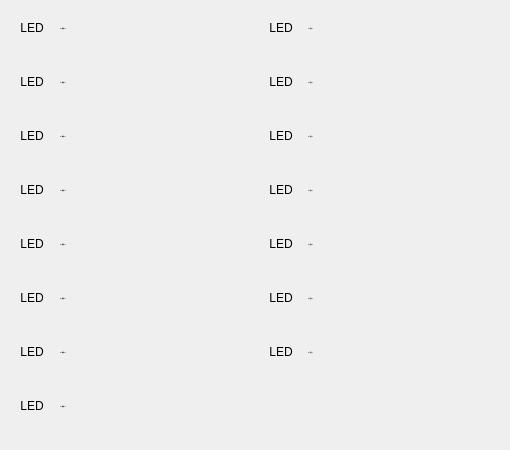
       <widget class="QWidget" name="page_5">
        <widget class="QWidget" name="gridLayoutWidget_13">
         <property name="geometry">
          <rect>
           <x>260</x>
           <y>0</y>
           <width>241</width>
           <height>381</height>
          </rect>
         </property>
         <layout class="QGridLayout" name="gridLayout_13" rowstretch="0,0,0,0,0,0,0" columnstretch="0,0">
          <item row="0" column="1">
           <widget class="QLabel" name="label_214">
            <property name="minimumSize">
             <size>
              <width>190</width>
              <height>40</height>
             </size>
            </property>
            <property name="maximumSize">
             <size>
              <width>190</width>
              <height>40</height>
             </size>
            </property>
            <property name="font">
             <font>
              <family>SimSun</family>
              <pointsize>-1</pointsize>
             </font>
            </property>
            <property name="autoFillBackground">
             <bool>false</bool>
            </property>
            <property name="frameShadow">
             <enum>QFrame::Plain</enum>
            </property>
            <property name="text">
             <string>O1 预留O1</string>
            </property>
            <property name="scaledContents">
             <bool>true</bool>
            </property>
            <property name="alignment">
             <set>Qt::AlignLeading|Qt::AlignLeft|Qt::AlignVCenter</set>
            </property>
           </widget>
          </item>
          <item row="1" column="1">
           <widget class="QLabel" name="label_215">
            <property name="minimumSize">
             <size>
              <width>190</width>
              <height>40</height>
             </size>
            </property>
            <property name="maximumSize">
             <size>
              <width>190</width>
              <height>40</height>
             </size>
            </property>
            <property name="font">
             <font>
              <family>SimSun</family>
              <pointsize>-1</pointsize>
             </font>
            </property>
            <property name="frameShadow">
             <enum>QFrame::Plain</enum>
            </property>
            <property name="text">
             <string>O2 预留O2</string>
            </property>
            <property name="scaledContents">
             <bool>true</bool>
            </property>
            <property name="alignment">
             <set>Qt::AlignLeading|Qt::AlignLeft|Qt::AlignVCenter</set>
            </property>
           </widget>
          </item>
          <item row="4" column="1">
           <widget class="QLabel" name="label_220">
            <property name="minimumSize">
             <size>
              <width>190</width>
              <height>40</height>
             </size>
            </property>
            <property name="maximumSize">
             <size>
              <width>190</width>
              <height>40</height>
             </size>
            </property>
            <property name="font">
             <font>
              <family>SimSun</family>
              <pointsize>-1</pointsize>
             </font>
            </property>
            <property name="frameShadow">
             <enum>QFrame::Plain</enum>
            </property>
            <property name="text">
             <string>O5 预留O5</string>
            </property>
            <property name="alignment">
             <set>Qt::AlignLeading|Qt::AlignLeft|Qt::AlignVCenter</set>
            </property>
           </widget>
          </item>
          <item row="2" column="1">
           <widget class="QLabel" name="label_211">
            <property name="minimumSize">
             <size>
              <width>190</width>
              <height>40</height>
             </size>
            </property>
            <property name="maximumSize">
             <size>
              <width>190</width>
              <height>40</height>
             </size>
            </property>
            <property name="font">
             <font>
              <family>SimSun</family>
              <pointsize>-1</pointsize>
             </font>
            </property>
            <property name="frameShadow">
             <enum>QFrame::Plain</enum>
            </property>
            <property name="text">
             <string>O3 预留O3</string>
            </property>
            <property name="alignment">
             <set>Qt::AlignLeading|Qt::AlignLeft|Qt::AlignVCenter</set>
            </property>
           </widget>
          </item>
          <item row="3" column="1">
           <widget class="QLabel" name="label_210">
            <property name="minimumSize">
             <size>
              <width>190</width>
              <height>40</height>
             </size>
            </property>
            <property name="maximumSize">
             <size>
              <width>190</width>
              <height>40</height>
             </size>
            </property>
            <property name="font">
             <font>
              <family>SimSun</family>
              <pointsize>-1</pointsize>
             </font>
            </property>
            <property name="frameShadow">
             <enum>QFrame::Plain</enum>
            </property>
            <property name="text">
             <string>O4 预留O4</string>
            </property>
            <property name="alignment">
             <set>Qt::AlignLeading|Qt::AlignLeft|Qt::AlignVCenter</set>
            </property>
           </widget>
          </item>
          <item row="5" column="1">
           <widget class="QLabel" name="label_209">
            <property name="minimumSize">
             <size>
              <width>190</width>
              <height>40</height>
             </size>
            </property>
            <property name="maximumSize">
             <size>
              <width>190</width>
              <height>40</height>
             </size>
            </property>
            <property name="font">
             <font>
              <family>SimSun</family>
              <pointsize>-1</pointsize>
             </font>
            </property>
            <property name="frameShadow">
             <enum>QFrame::Plain</enum>
            </property>
            <property name="text">
             <string>O6 预留O6</string>
            </property>
            <property name="alignment">
             <set>Qt::AlignLeading|Qt::AlignLeft|Qt::AlignVCenter</set>
            </property>
           </widget>
          </item>
          <item row="6" column="1">
           <widget class="QLabel" name="label_212">
            <property name="minimumSize">
             <size>
              <width>190</width>
              <height>40</height>
             </size>
            </property>
            <property name="maximumSize">
             <size>
              <width>190</width>
              <height>40</height>
             </size>
            </property>
            <property name="font">
             <font>
              <family>SimSun</family>
              <pointsize>-1</pointsize>
             </font>
            </property>
            <property name="frameShadow">
             <enum>QFrame::Plain</enum>
            </property>
            <property name="text">
             <string>O7 预留O7</string>
            </property>
            <property name="alignment">
             <set>Qt::AlignLeading|Qt::AlignLeft|Qt::AlignVCenter</set>
            </property>
           </widget>
          </item>
          <item row="0" column="0">
           <widget class="QLabel" name="label_450">
            <property name="minimumSize">
             <size>
              <width>40</width>
              <height>40</height>
             </size>
            </property>
            <property name="maximumSize">
             <size>
              <width>40</width>
              <height>40</height>
             </size>
            </property>
            <property name="text">
             <string>LED</string>
            </property>
            <property name="textFormat">
             <enum>Qt::PlainText</enum>
            </property>
            <property name="alignment">
             <set>Qt::AlignCenter</set>
            </property>
           </widget>
          </item>
          <item row="1" column="0">
           <widget class="QLabel" name="label_451">
            <property name="minimumSize">
             <size>
              <width>40</width>
              <height>40</height>
             </size>
            </property>
            <property name="maximumSize">
             <size>
              <width>40</width>
              <height>40</height>
             </size>
            </property>
            <property name="text">
             <string>LED</string>
            </property>
            <property name="textFormat">
             <enum>Qt::PlainText</enum>
            </property>
            <property name="alignment">
             <set>Qt::AlignCenter</set>
            </property>
           </widget>
          </item>
          <item row="2" column="0">
           <widget class="QLabel" name="label_452">
            <property name="minimumSize">
             <size>
              <width>40</width>
              <height>40</height>
             </size>
            </property>
            <property name="maximumSize">
             <size>
              <width>40</width>
              <height>40</height>
             </size>
            </property>
            <property name="text">
             <string>LED</string>
            </property>
            <property name="textFormat">
             <enum>Qt::PlainText</enum>
            </property>
            <property name="alignment">
             <set>Qt::AlignCenter</set>
            </property>
           </widget>
          </item>
          <item row="3" column="0">
           <widget class="QLabel" name="label_453">
            <property name="minimumSize">
             <size>
              <width>40</width>
              <height>40</height>
             </size>
            </property>
            <property name="maximumSize">
             <size>
              <width>40</width>
              <height>40</height>
             </size>
            </property>
            <property name="text">
             <string>LED</string>
            </property>
            <property name="textFormat">
             <enum>Qt::PlainText</enum>
            </property>
            <property name="alignment">
             <set>Qt::AlignCenter</set>
            </property>
           </widget>
          </item>
          <item row="4" column="0">
           <widget class="QLabel" name="label_454">
            <property name="minimumSize">
             <size>
              <width>40</width>
              <height>40</height>
             </size>
            </property>
            <property name="maximumSize">
             <size>
              <width>40</width>
              <height>40</height>
             </size>
            </property>
            <property name="text">
             <string>LED</string>
            </property>
            <property name="textFormat">
             <enum>Qt::PlainText</enum>
            </property>
            <property name="alignment">
             <set>Qt::AlignCenter</set>
            </property>
           </widget>
          </item>
          <item row="5" column="0">
           <widget class="QLabel" name="label_455">
            <property name="minimumSize">
             <size>
              <width>40</width>
              <height>40</height>
             </size>
            </property>
            <property name="maximumSize">
             <size>
              <width>40</width>
              <height>40</height>
             </size>
            </property>
            <property name="text">
             <string>LED</string>
            </property>
            <property name="textFormat">
             <enum>Qt::PlainText</enum>
            </property>
            <property name="alignment">
             <set>Qt::AlignCenter</set>
            </property>
           </widget>
          </item>
          <item row="6" column="0">
           <widget class="QLabel" name="label_456">
            <property name="minimumSize">
             <size>
              <width>40</width>
              <height>40</height>
             </size>
            </property>
            <property name="maximumSize">
             <size>
              <width>40</width>
              <height>40</height>
             </size>
            </property>
            <property name="text">
             <string>LED</string>
            </property>
            <property name="textFormat">
             <enum>Qt::PlainText</enum>
            </property>
            <property name="alignment">
             <set>Qt::AlignCenter</set>
            </property>
           </widget>
          </item>
         </layout>
        </widget>
        <widget class="QWidget" name="gridLayoutWidget_14">
         <property name="geometry">
          <rect>
           <x>10</x>
           <y>0</y>
           <width>243</width>
           <height>441</height>
          </rect>
         </property>
         <layout class="QGridLayout" name="gridLayout_14" rowstretch="0,0,0,0,0,0,0,0" columnstretch="0,0">
          <item row="5" column="1">
           <widget class="QLabel" name="label_225">
            <property name="minimumSize">
             <size>
              <width>190</width>
              <height>40</height>
             </size>
            </property>
            <property name="maximumSize">
             <size>
              <width>190</width>
              <height>40</height>
             </size>
            </property>
            <property name="font">
             <font>
              <family>SimSun</family>
              <pointsize>-1</pointsize>
             </font>
            </property>
            <property name="frameShadow">
             <enum>QFrame::Plain</enum>
            </property>
            <property name="text">
             <string>X35 预留X35</string>
            </property>
            <property name="alignment">
             <set>Qt::AlignLeading|Qt::AlignLeft|Qt::AlignVCenter</set>
            </property>
           </widget>
          </item>
          <item row="3" column="1">
           <widget class="QLabel" name="label_226">
            <property name="minimumSize">
             <size>
              <width>190</width>
              <height>40</height>
             </size>
            </property>
            <property name="maximumSize">
             <size>
              <width>190</width>
              <height>40</height>
             </size>
            </property>
            <property name="font">
             <font>
              <family>SimSun</family>
              <pointsize>-1</pointsize>
             </font>
            </property>
            <property name="frameShadow">
             <enum>QFrame::Plain</enum>
            </property>
            <property name="text">
             <string>X33 预留X33</string>
            </property>
            <property name="alignment">
             <set>Qt::AlignLeading|Qt::AlignLeft|Qt::AlignVCenter</set>
            </property>
           </widget>
          </item>
          <item row="2" column="1">
           <widget class="QLabel" name="label_227">
            <property name="minimumSize">
             <size>
              <width>190</width>
              <height>40</height>
             </size>
            </property>
            <property name="maximumSize">
             <size>
              <width>190</width>
              <height>40</height>
             </size>
            </property>
            <property name="font">
             <font>
              <family>SimSun</family>
              <pointsize>-1</pointsize>
             </font>
            </property>
            <property name="frameShadow">
             <enum>QFrame::Plain</enum>
            </property>
            <property name="text">
             <string>X32 预留X32</string>
            </property>
            <property name="alignment">
             <set>Qt::AlignLeading|Qt::AlignLeft|Qt::AlignVCenter</set>
            </property>
           </widget>
          </item>
          <item row="6" column="1">
           <widget class="QLabel" name="label_228">
            <property name="minimumSize">
             <size>
              <width>190</width>
              <height>40</height>
             </size>
            </property>
            <property name="maximumSize">
             <size>
              <width>190</width>
              <height>40</height>
             </size>
            </property>
            <property name="font">
             <font>
              <family>SimSun</family>
              <pointsize>-1</pointsize>
             </font>
            </property>
            <property name="frameShadow">
             <enum>QFrame::Plain</enum>
            </property>
            <property name="text">
             <string>X36 预留X36</string>
            </property>
            <property name="alignment">
             <set>Qt::AlignLeading|Qt::AlignLeft|Qt::AlignVCenter</set>
            </property>
           </widget>
          </item>
          <item row="0" column="1">
           <widget class="QLabel" name="label_230">
            <property name="minimumSize">
             <size>
              <width>190</width>
              <height>40</height>
             </size>
            </property>
            <property name="maximumSize">
             <size>
              <width>190</width>
              <height>40</height>
             </size>
            </property>
            <property name="font">
             <font>
              <family>SimSun</family>
              <pointsize>-1</pointsize>
             </font>
            </property>
            <property name="autoFillBackground">
             <bool>false</bool>
            </property>
            <property name="frameShadow">
             <enum>QFrame::Plain</enum>
            </property>
            <property name="text">
             <string>X30 预留X30</string>
            </property>
            <property name="scaledContents">
             <bool>true</bool>
            </property>
            <property name="alignment">
             <set>Qt::AlignLeading|Qt::AlignLeft|Qt::AlignVCenter</set>
            </property>
           </widget>
          </item>
          <item row="1" column="1">
           <widget class="QLabel" name="label_231">
            <property name="minimumSize">
             <size>
              <width>190</width>
              <height>40</height>
             </size>
            </property>
            <property name="maximumSize">
             <size>
              <width>190</width>
              <height>40</height>
             </size>
            </property>
            <property name="font">
             <font>
              <family>SimSun</family>
              <pointsize>-1</pointsize>
             </font>
            </property>
            <property name="frameShadow">
             <enum>QFrame::Plain</enum>
            </property>
            <property name="text">
             <string>X31 预留X31</string>
            </property>
            <property name="scaledContents">
             <bool>true</bool>
            </property>
            <property name="alignment">
             <set>Qt::AlignLeading|Qt::AlignLeft|Qt::AlignVCenter</set>
            </property>
           </widget>
          </item>
          <item row="4" column="1">
           <widget class="QLabel" name="label_236">
            <property name="minimumSize">
             <size>
              <width>190</width>
              <height>40</height>
             </size>
            </property>
            <property name="maximumSize">
             <size>
              <width>190</width>
              <height>40</height>
             </size>
            </property>
            <property name="font">
             <font>
              <family>SimSun</family>
              <pointsize>-1</pointsize>
             </font>
            </property>
            <property name="frameShadow">
             <enum>QFrame::Plain</enum>
            </property>
            <property name="text">
             <string>X34 预留X34</string>
            </property>
            <property name="alignment">
             <set>Qt::AlignLeading|Qt::AlignLeft|Qt::AlignVCenter</set>
            </property>
           </widget>
          </item>
          <item row="7" column="1">
           <widget class="QLabel" name="label_238">
            <property name="minimumSize">
             <size>
              <width>190</width>
              <height>40</height>
             </size>
            </property>
            <property name="maximumSize">
             <size>
              <width>190</width>
              <height>40</height>
             </size>
            </property>
            <property name="font">
             <font>
              <family>SimSun</family>
              <pointsize>-1</pointsize>
             </font>
            </property>
            <property name="frameShadow">
             <enum>QFrame::Plain</enum>
            </property>
            <property name="text">
             <string>X37 预留X37</string>
            </property>
            <property name="alignment">
             <set>Qt::AlignLeading|Qt::AlignLeft|Qt::AlignVCenter</set>
            </property>
           </widget>
          </item>
          <item row="0" column="0">
           <widget class="QLabel" name="label_224">
            <property name="minimumSize">
             <size>
              <width>40</width>
              <height>40</height>
             </size>
            </property>
            <property name="maximumSize">
             <size>
              <width>40</width>
              <height>40</height>
             </size>
            </property>
            <property name="text">
             <string>LED</string>
            </property>
            <property name="textFormat">
             <enum>Qt::PlainText</enum>
            </property>
            <property name="alignment">
             <set>Qt::AlignCenter</set>
            </property>
           </widget>
          </item>
          <item row="1" column="0">
           <widget class="QLabel" name="label_229">
            <property name="minimumSize">
             <size>
              <width>40</width>
              <height>40</height>
             </size>
            </property>
            <property name="maximumSize">
             <size>
              <width>40</width>
              <height>40</height>
             </size>
            </property>
            <property name="text">
             <string>LED</string>
            </property>
            <property name="textFormat">
             <enum>Qt::PlainText</enum>
            </property>
            <property name="alignment">
             <set>Qt::AlignCenter</set>
            </property>
           </widget>
          </item>
          <item row="2" column="0">
           <widget class="QLabel" name="label_232">
            <property name="minimumSize">
             <size>
              <width>40</width>
              <height>40</height>
             </size>
            </property>
            <property name="maximumSize">
             <size>
              <width>40</width>
              <height>40</height>
             </size>
            </property>
            <property name="text">
             <string>LED</string>
            </property>
            <property name="textFormat">
             <enum>Qt::PlainText</enum>
            </property>
            <property name="alignment">
             <set>Qt::AlignCenter</set>
            </property>
           </widget>
          </item>
          <item row="3" column="0">
           <widget class="QLabel" name="label_233">
            <property name="minimumSize">
             <size>
              <width>40</width>
              <height>40</height>
             </size>
            </property>
            <property name="maximumSize">
             <size>
              <width>40</width>
              <height>40</height>
             </size>
            </property>
            <property name="text">
             <string>LED</string>
            </property>
            <property name="textFormat">
             <enum>Qt::PlainText</enum>
            </property>
            <property name="alignment">
             <set>Qt::AlignCenter</set>
            </property>
           </widget>
          </item>
          <item row="4" column="0">
           <widget class="QLabel" name="label_234">
            <property name="minimumSize">
             <size>
              <width>40</width>
              <height>40</height>
             </size>
            </property>
            <property name="maximumSize">
             <size>
              <width>40</width>
              <height>40</height>
             </size>
            </property>
            <property name="text">
             <string>LED</string>
            </property>
            <property name="textFormat">
             <enum>Qt::PlainText</enum>
            </property>
            <property name="alignment">
             <set>Qt::AlignCenter</set>
            </property>
           </widget>
          </item>
          <item row="5" column="0">
           <widget class="QLabel" name="label_235">
            <property name="minimumSize">
             <size>
              <width>40</width>
              <height>40</height>
             </size>
            </property>
            <property name="maximumSize">
             <size>
              <width>40</width>
              <height>40</height>
             </size>
            </property>
            <property name="text">
             <string>LED</string>
            </property>
            <property name="textFormat">
             <enum>Qt::PlainText</enum>
            </property>
            <property name="alignment">
             <set>Qt::AlignCenter</set>
            </property>
           </widget>
          </item>
          <item row="6" column="0">
           <widget class="QLabel" name="label_237">
            <property name="minimumSize">
             <size>
              <width>40</width>
              <height>40</height>
             </size>
            </property>
            <property name="maximumSize">
             <size>
              <width>40</width>
              <height>40</height>
             </size>
            </property>
            <property name="text">
             <string>LED</string>
            </property>
            <property name="textFormat">
             <enum>Qt::PlainText</enum>
            </property>
            <property name="alignment">
             <set>Qt::AlignCenter</set>
            </property>
           </widget>
          </item>
          <item row="7" column="0">
           <widget class="QLabel" name="label_449">
            <property name="minimumSize">
             <size>
              <width>40</width>
              <height>40</height>
             </size>
            </property>
            <property name="maximumSize">
             <size>
              <width>40</width>
              <height>40</height>
             </size>
            </property>
            <property name="text">
             <string>LED</string>
            </property>
            <property name="textFormat">
             <enum>Qt::PlainText</enum>
            </property>
            <property name="alignment">
             <set>Qt::AlignCenter</set>
            </property>
           </widget>
          </item>
         </layout>
         <zorder>label_225</zorder>
         <zorder>label_226</zorder>
         <zorder>label_227</zorder>
         <zorder>label_228</zorder>
         <zorder>label_231</zorder>
         <zorder>label_236</zorder>
         <zorder>label_238</zorder>
         <zorder>label_230</zorder>
         <zorder>label_224</zorder>
         <zorder>label_229</zorder>
         <zorder>label_232</zorder>
         <zorder>label_233</zorder>
         <zorder>label_234</zorder>
         <zorder>label_235</zorder>
         <zorder>label_237</zorder>
         <zorder>label_449</zorder>
        </widget>
       </widget>
